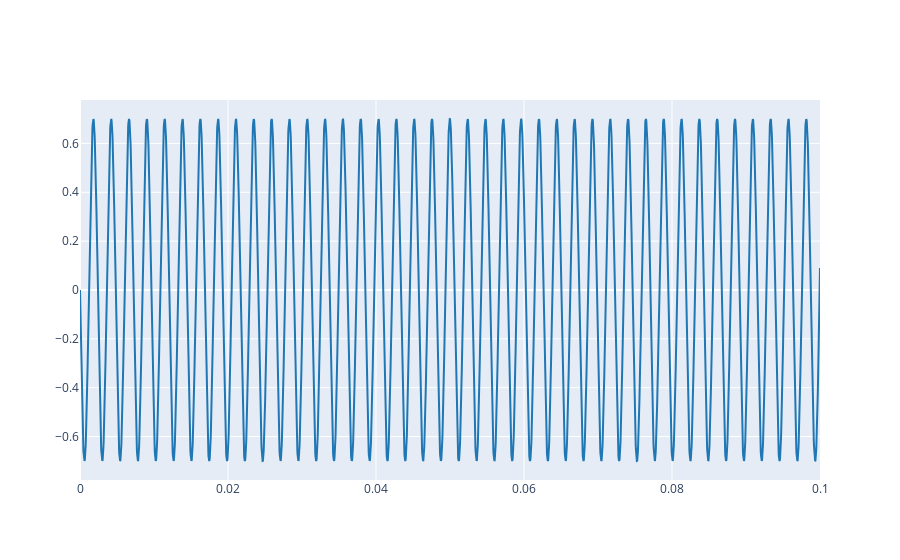

Write notebook code for a chart like this one.
### Markdown cell above
2.1. Define a complex exponential with the same parameters that those from Lab 1 (Ex 3.1) and plot the real part.

### Code cell
# Write the code here
A = 0.7
f0 = 415.3
fs = 44100
phi = np.pi/2
t = np.arange(0, .1, 1.0/fs)
x = A * np.exp(1j*(2*f0*np.pi*t + phi))

plot_signals(np.real(x), fs, name=['real part'])

### Figure 1 — Plotly figure (JSON) as saved in the notebook; plotly's stock layout.template omitted (floating-point values rounded to 4 significant figures; data arrays with more than 128 entries replaced by an {"elided": "..."} marker saying what was removed)
{"data": [{"line": {"color": "#1f77b4", "shape": "linear"}, "mode": "lines", "name": "real part", "type": "scatter", "x": {"elided": "4410 float values"}, "y": {"elided": "4410 float values"}}], "layout": {}}
